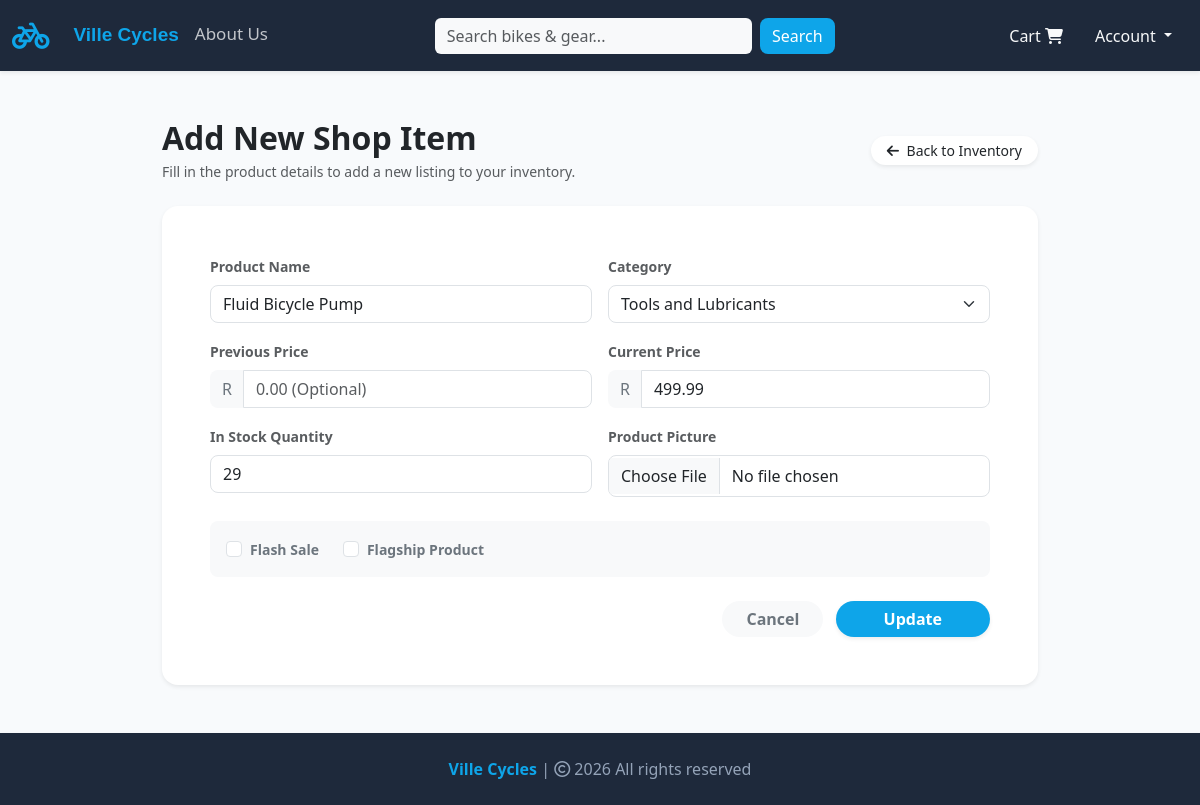
The page /update-item/13 (signed in) on the database as committed earlier.
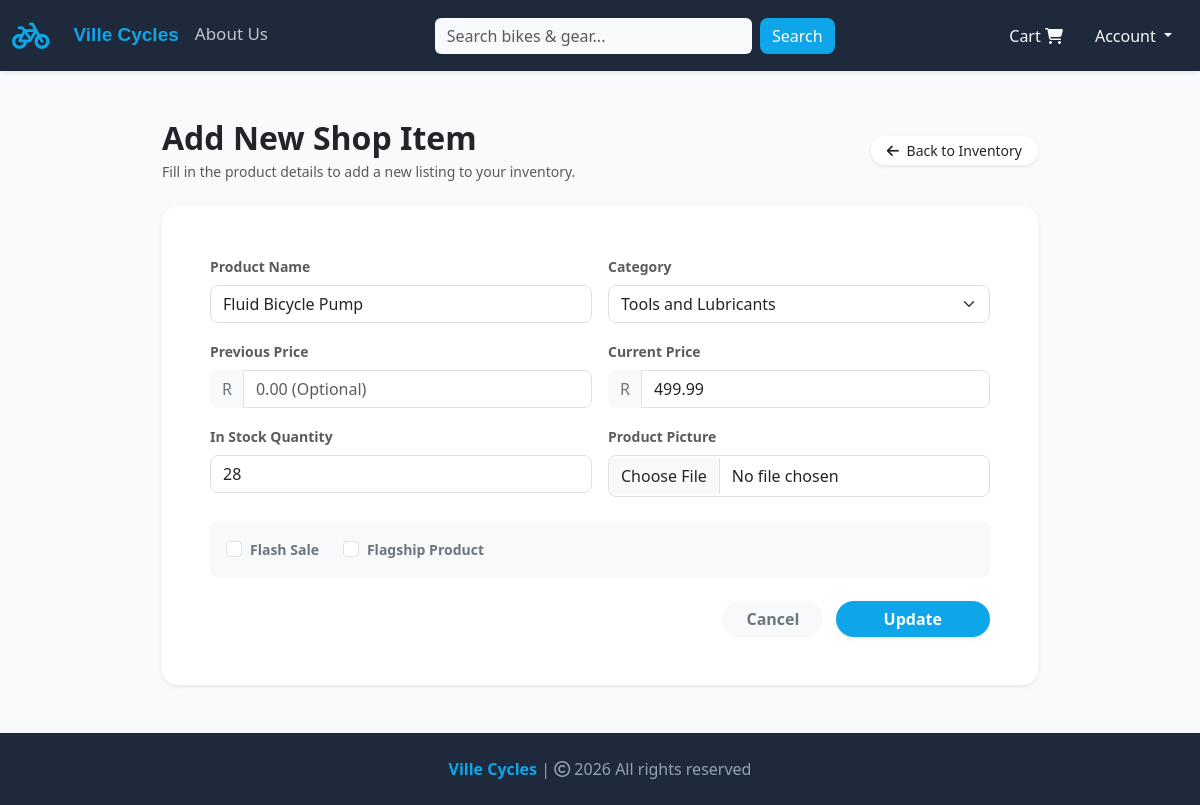
The same page on the database as committed later.
### website/models.py (models this page shows, shortened)
class Product(db.Model):
    __tablename__ = "products"
    id = db.Column(db.Integer, primary_key=True)
    product_name = db.Column(db.String(100), nullable=False)
    current_price = db.Column(db.Float, nullable=False)
    previous_price = db.Column(db.Float, nullable=True)
    description = db.Column(db.Text, nullable=True)
    in_stock = db.Column(db.Integer, nullable=False)
    product_picture = db.Column(db.String(1000), nullable=False)
    flash_sale = db.Column(db.Boolean, default=False)
    date_added = db.Column(db.DateTime, default=datetime.now)
    category_id = db.Column(db.Integer, db.ForeignKey("categories.id"), nullable=True)
    is_active = db.Column(db.Boolean, default=True, nullable=False)
    is_flagship = db.Column(db.Boolean, default=False, nullable=False)
    is_preowned = db.Column(db.Boolean, default=False, nullable=False)
    is_approved = db.Column(
        db.Boolean, default=True, nullable=False
    )
    seller_id = db.Column(db.Integer, db.ForeignKey("customers.id"), nullable=True)
    carts = db.relationship(
        "Cart", backref=db.backref("product", lazy=True), cascade="all, delete-orphan"
    )
    orders = db.relationship("Order", backref=db.backref("product", lazy=True))

### website/admin.py (the view, shortened to what this page needs)
@admin.route("/update-item/<int:item_id>", methods=["GET", "POST"])
@login_required
def update_item(item_id):
    if current_user.id == 1:
        item_to_update = Product.query.get_or_404(item_id)
        form = ShopItemsForm()
        if request.method == "GET":
            form.product_name.data = item_to_update.product_name
            form.previous_price.data = item_to_update.previous_price
            form.current_price.data = item_to_update.current_price
            form.in_stock.data = item_to_update.in_stock
            form.flash_sale.data = item_to_update.flash_sale
            form.category.data = item_to_update.category_id
            form.is_flagship.data = item_to_update.is_flagship
        return render_template("update_item.html", form=form, item=item_to_update)
    logger.warning(
        "Unauthorized access attempt to update item",
        extra={"user_id": current_user.id, "item_id": item_id},
    )
    return render_template("404.html")

### website/forms.py
class ShopItemsForm(FlaskForm):
    product_name = StringField("Name of Product", validators=[DataRequired()])
    current_price = FloatField("Current Price", validators=[DataRequired()])
    previous_price = FloatField(
        "Previous Price",
        validators=[Optional()],
        filters=[lambda x: x if x is not None else None],
    )
    in_stock = IntegerField("In Stock", validators=[DataRequired(), NumberRange(min=0)])
    category = SelectField("Category", coerce=int, validators=[DataRequired()])
    product_picture = FileField(
        "Product Picture",
        validators=[FileAllowed(["jpg", "jpeg", "png"], "Images only!")],
    )
    flash_sale = BooleanField("Flash Sale")
    is_flagship = BooleanField("Flagship")
    add_product = SubmitField("Add Product")
    update_product = SubmitField("Update")
    def __init__(self, *args, **kwargs):
        super(ShopItemsForm, self).__init__(*args, **kwargs)
        self.category.choices = [(cat.id, cat.name) for cat in Category.query.all()]

### website/models.py (called while the page is built)
    @property
    def is_admin(self):
        return self.role == "admin"

### website/templates/update_item.html (shortened to what the changed rows need)
{% extends 'base.html' %}
{% block body %}
<div class="container my-5" style="max-width: 900px;">
    <div class="d-flex justify-content-between align-items-center mb-4">
        <div>
            <h2 class="fw-bold mb-1 text-dark">Add New Shop Item</h2>
        </div>
    </div>
    <div class="card shadow-sm border-0 rounded-4 overflow-hidden bg-white">
        <div class="card-body p-4 p-md-5">
            <form action="" method="POST" enctype="multipart/form-data">
                <div class="row g-3">
                    <div class="col-md-6">
                        <label class="form-label small fw-semibold text-muted">Product Name</label>
                        {{ form.product_name(class="form-control rounded-3 shadow-none", placeholder="Enter product
                        name") }}
                    </div>
                    <div class="col-md-6">
                        <label class="form-label small fw-semibold text-muted">Category</label>
                        {{ form.category(class="form-select rounded-3 shadow-none") }}
                    </div>
                    <div class="col-md-6">
                        <div class="input-group">
                            <span class="input-group-text bg-light border-0 rounded-start-3 text-secondary">R</span>
                            {{ form.previous_price(class="form-control rounded-end-3 shadow-none", placeholder="0.00 (Optional)") }}
                        </div>
                    </div>
                    <div class="col-md-6">
                        <div class="input-group">
                            <span class="input-group-text bg-light border-0 rounded-start-3 text-secondary">R</span>
                            {{ form.current_price(class="form-control rounded-end-3 shadow-none", placeholder="0.00") }}
                        </div>
                    </div>
                    <div class="col-md-6">
                        <label class="form-label small fw-semibold text-muted">In Stock Quantity</label>
                        {{ form.in_stock(class="form-control rounded-3 shadow-none", placeholder="Enter quantity") }}
                    </div>
                    <div class="col-md-6">
                        <label class="form-label small fw-semibold text-muted">Product Picture</label>
                        {{ form.product_picture(class="form-control rounded-3 shadow-none py-2") }}
                    </div>
                    <div class="col-12 mt-4">
                        <div class="p-3 bg-light rounded-3 border-0 d-flex gap-4">
                            <div class="form-check mb-0">
                                {{ form.flash_sale(class="form-check-input shadow-none", style="cursor: pointer;") }}
                                <label class="form-check-label fw-semibold text-secondary small"
                                    for="{{ form.flash_sale.id }}" style="cursor: pointer;">
                                    Flash Sale
                                </label>
                            </div>
                            <div class="form-check mb-0">
                                {{ form.is_flagship(class="form-check-input shadow-none", style="cursor: pointer;") }}
                                <label class="form-check-label fw-semibold text-secondary small"
                                    for="{{ form.is_flagship.id }}" style="cursor: pointer;">
                                    Flagship Product
                                </label>
                            </div>
                        </div>
                    </div>
                </div>
            </form>
        </div>
    </div>
</div>
{% endblock %}

Rows that differ between the two databases and show on the page:
changed Product "Fluid Bicycle Pump": in_stock "29" → "28"
